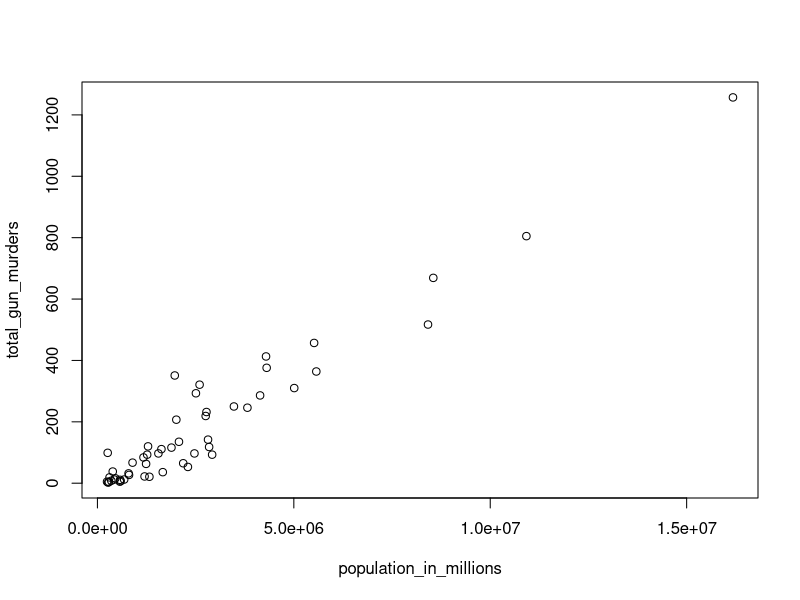
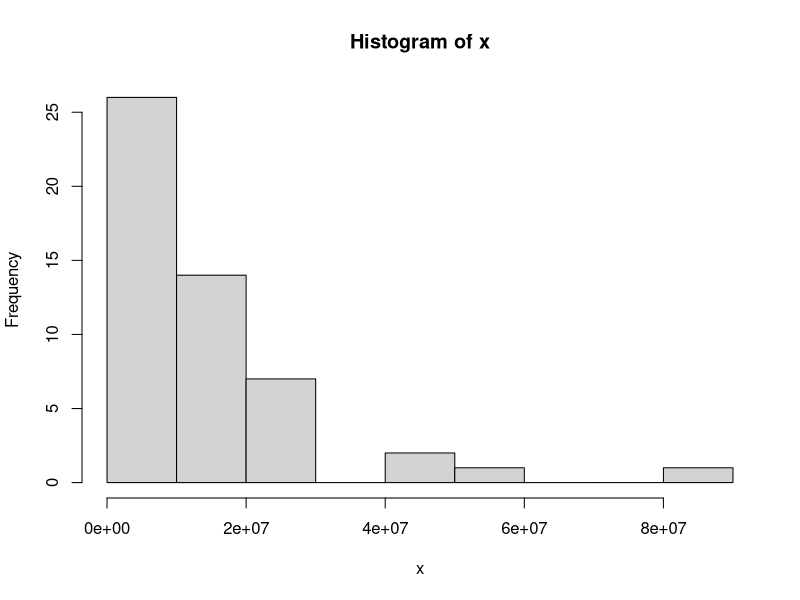
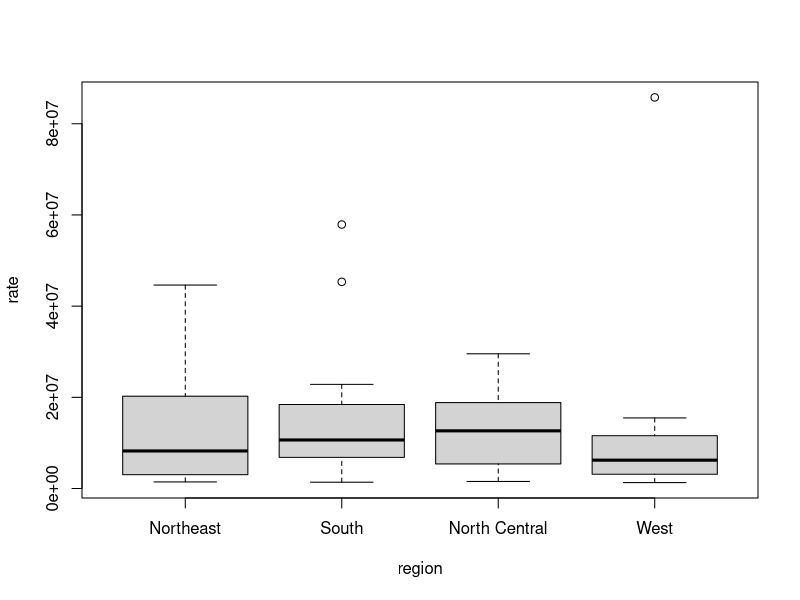

Write the R code that produced these figures, in order.
## ---- chunk 1
library(dslabs)
data("murders")
## ---- chunk 2
pop = murders$population
sort(pop)
min(pop)
## ---- chunk 3
index<-order(murders$population)
min(index[murders$population])

## ---- chunk 4
which.min(murders$population)

## ---- chunk 5
i_min <- which.min(murders$population)
murders$state[i_min]
## ---- chunk 6
ranks <-rank(murders$population)
rank <- ranks
city <- murders$state
my_df <- data.frame(name = city, ranks = ranks)

## ---- chunk 7
ranks <-order(rank(murders$population))
murders$state[ranks]
rank <- ranks
city <- murders$state
my_df <- data.frame(name = city, rank = ranks)
## ---- chunk 8
population_in_millions <- murders$population/log(10)
total_gun_murders <- murders$total
plot(population_in_millions, total_gun_murders)
## ---- chunk 9
x <- with(murders, population * log(10))
hist(x)
## ---- chunk 10
murders$rate <- with(murders, population * log(10))
boxplot(rate~region, data = murders)
